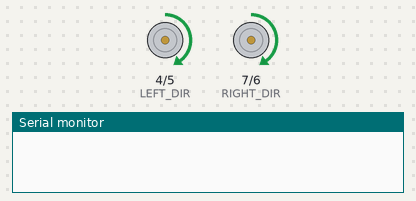
This sketch was run on a simulated Arduino Uno, built with avr-gcc and run on an emulated ATmega328P. Parts: direction and speed pins drawn as motors (green arrow = direction pin HIGH = forward, orange = LOW = backward, longer = more drive), the last lines printed to the serial monitor. Random numbers use the default seed unless the sketch sets one.

Above: at 0.21 s.
At 9.9 s:
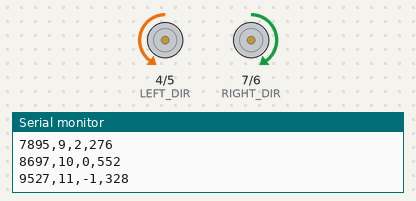
At 19.06 s:
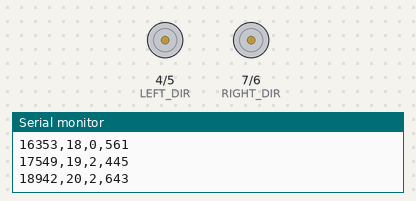
At 38.4 s:
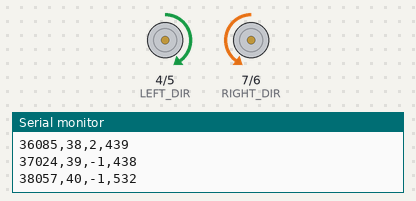
Timing chart, 0 to 40.0 s (numbered marks = the images above):
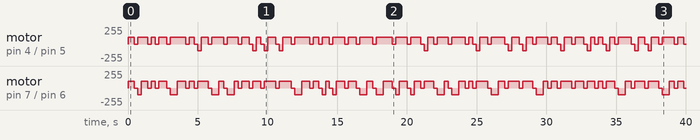

Measured:
- by itself, motor on pin 4 (LEFT_DIR) / pin 5 (LEFT_PWM): stopped → forward 100/255 at 0.00 s, → stopped 0.43 s later, → forward 100/255 0.25 s later, → stopped 0.75 s later, … (97 changes in this stretch)
- by itself, motor on pin 7 (RIGHT_DIR) / pin 6 (RIGHT_PWM): stopped → forward 100/255 at 0.00 s, → stopped 0.43 s later, → backward 100/255 0.25 s later, → forward 100/255 0.25 s later, … (101 changes in this stretch)

The sketch:

RandomWalkRobot.ino
```cpp
// Physical Lab Random Walk Robot
// Low-speed tabletop stochastic-motion experiment.
//
// Arduino generates bounded random motion commands.
// Scientific trajectory data should preferably come from camera/object tracking
// or calibrated position sensing rather than motor command time.
//
// IMPORTANT:
// Pin definitions below are placeholders for a small low-voltage dual motor driver.
// Adjust only after the exact motor driver is identified.

const uint8_t LEFT_PWM  = 5;
const uint8_t LEFT_DIR  = 4;
const uint8_t RIGHT_PWM = 6;
const uint8_t RIGHT_DIR = 7;

const uint8_t MAX_PWM = 100; // intentionally conservative
const unsigned long MIN_MOVE_MS = 250;
const unsigned long MAX_MOVE_MS = 650;

// Apparatus-specific. Must be calibrated for the actual robot.
// This is only a nominal starting constant.
const unsigned long TURN_MS_90 = 250;

unsigned long step_index = 0;

void setMotor(uint8_t pwmPin, uint8_t dirPin, int command) {
  const bool forward = command >= 0;
  int magnitude = abs(command);
  if (magnitude > MAX_PWM) magnitude = MAX_PWM;

  digitalWrite(dirPin, forward ? HIGH : LOW);
  analogWrite(pwmPin, magnitude);
}

void stopRobot() {
  analogWrite(LEFT_PWM, 0);
  analogWrite(RIGHT_PWM, 0);
}

void turnInPlace(int direction, unsigned long duration_ms) {
  setMotor(LEFT_PWM, LEFT_DIR, direction * MAX_PWM);
  setMotor(RIGHT_PWM, RIGHT_DIR, -direction * MAX_PWM);
  delay(duration_ms);
  stopRobot();
}

void moveForward(unsigned long duration_ms) {
  setMotor(LEFT_PWM, LEFT_DIR, MAX_PWM);
  setMotor(RIGHT_PWM, RIGHT_DIR, MAX_PWM);
  delay(duration_ms);
  stopRobot();
}

void setup() {
  pinMode(LEFT_PWM, OUTPUT);
  pinMode(LEFT_DIR, OUTPUT);
  pinMode(RIGHT_PWM, OUTPUT);
  pinMode(RIGHT_DIR, OUTPUT);
  stopRobot();

  Serial.begin(115200);

  // Replace with a fixed seed when a reproducible run is required.
  randomSeed(analogRead(A0));
}

void loop() {
  const long choice = random(0, 4);
  int turn_quarters = 0;

  if (choice == 1) {
    turn_quarters = -1;
    turnInPlace(-1, TURN_MS_90);
  } else if (choice == 2) {
    turn_quarters = 1;
    turnInPlace(1, TURN_MS_90);
  } else if (choice == 3) {
    turn_quarters = 2;
    turnInPlace(1, 2UL * TURN_MS_90);
  }

  const unsigned long move_ms =
      random(MIN_MOVE_MS, MAX_MOVE_MS + 1);

  moveForward(move_ms);
  ++step_index;

  // time_ms,step_index,turn_quarters,move_ms
  Serial.print(millis());
  Serial.print(',');
  Serial.print(step_index);
  Serial.print(',');
  Serial.print(turn_quarters);
  Serial.print(',');
  Serial.println(move_ms);

  delay(250);
}
```
